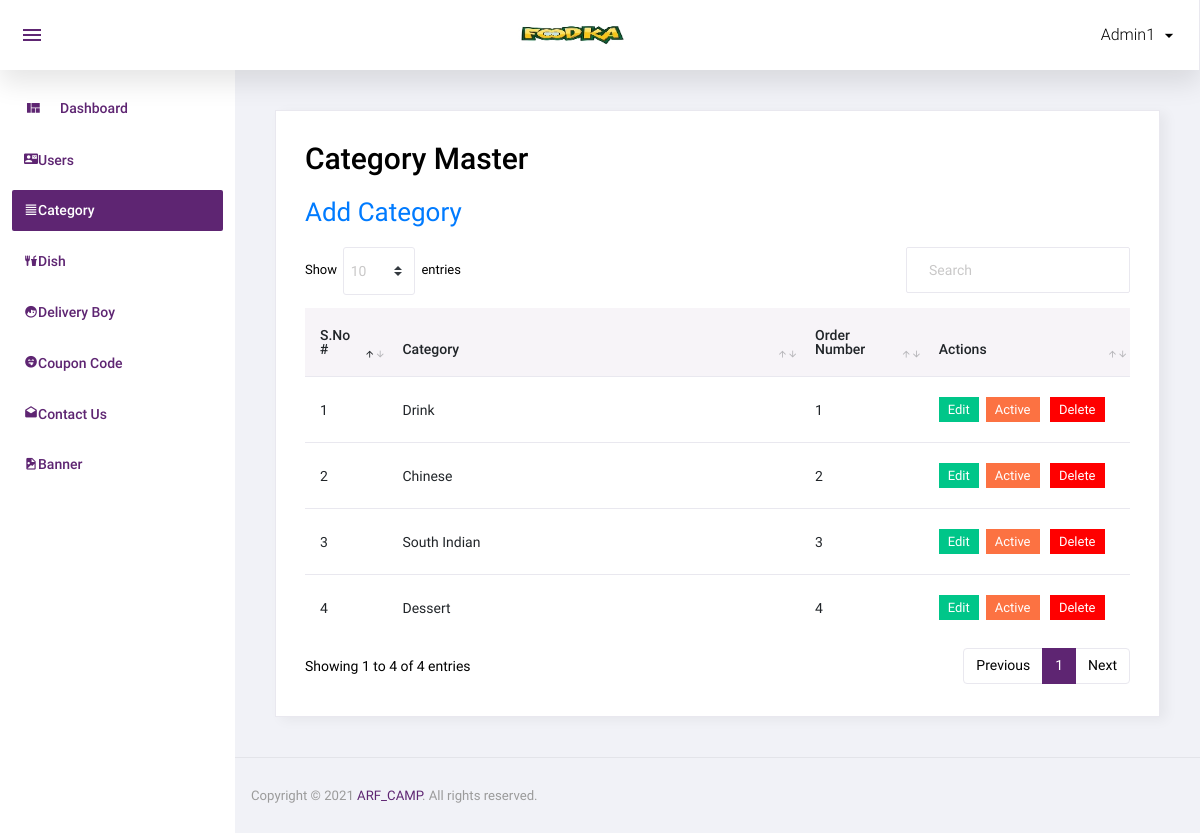
/admin/category.php (signed in), run on an earlier commit of the app's database.
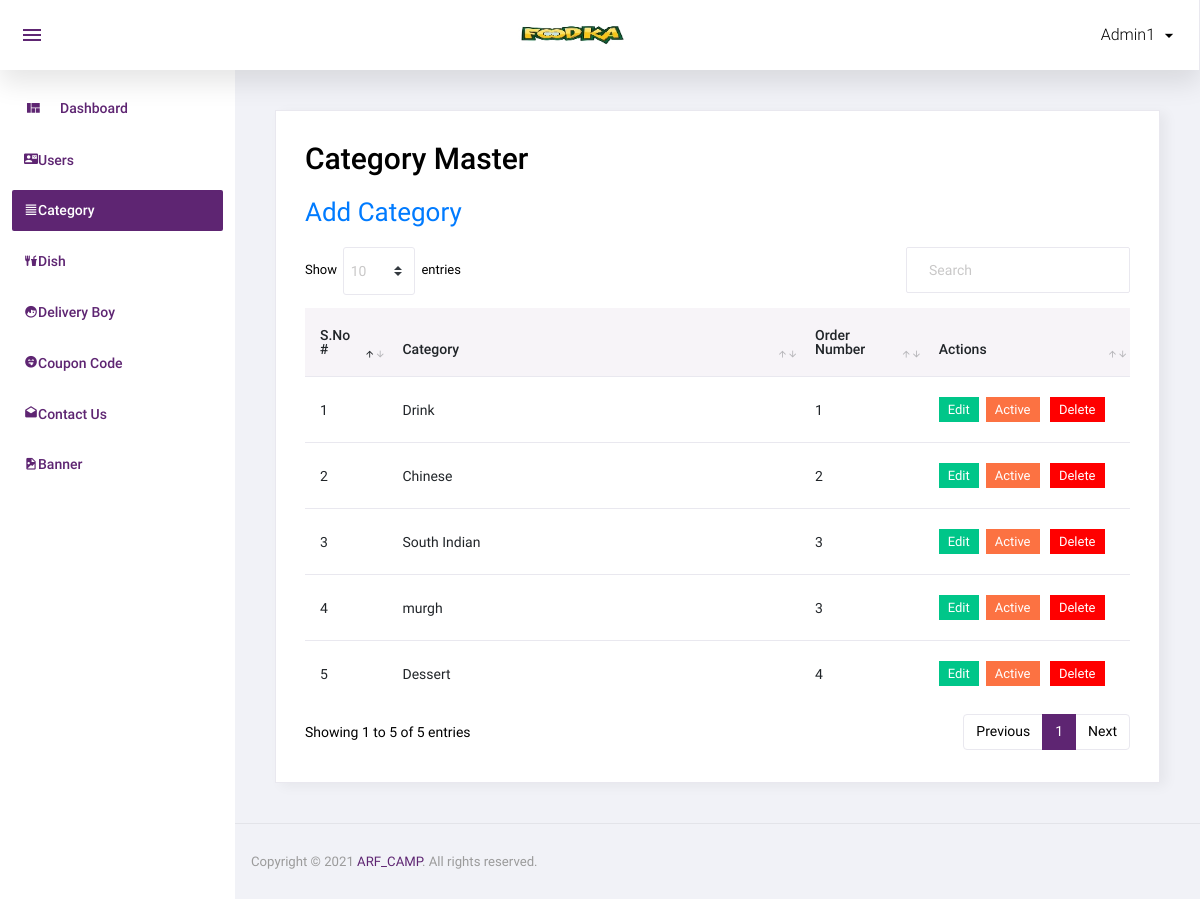
And on a later commit of the database.
### tables this page shows
CREATE TABLE `category` (
  `id` int(11) NOT NULL,
  `category` varchar(50) NOT NULL,
  `order_number` int(11) NOT NULL,
  `status` int(11) NOT NULL,
  `added_on` datetime NOT NULL
);

### admin/category.php (the view, shortened to what this page needs)
<?php
include('top.php');
$sql="select * from category order by order_number";
$res=mysqli_query($con,$sql);
 ?>
  <div class="card">
            <div class="card-body">
               <h1 class="grid_title">Category Master</h1>
                <a href="manage_category.php" class="add_link">Add Category</a>
              <div class="row grid_box">
                <div class="col-12">
                  <div class="table-responsive">
                    <table id="order-listing" class="table">
                      <thead>
                        <tr>
                            <th width="10%">S.No #</th>
                            <th width="50%">Category</th>
                            <th width="15%">Order Number</th>
                            <th width="25%">Actions</th>
                        </tr>
                      </thead>
<tbody>
       <?php
       if(mysqli_num_rows($res)>0)
       {
		$i=1;
		while($row=mysqli_fetch_assoc($res)){
		?>
<tr>
        <td><?php echo $i?></td>
        <td><?php echo $row['category']?></td>
		<td><?php echo $row['order_number']?></td>
		<td>
			<a href="manage_category.php?id=<?php echo $row['id']?>"><label class="badge badge-success hand_cursor">Edit</label></a>&nbsp;
			<?php
		         if($row['status']==1)
		         {
			     ?>
			     <a href="?id=<?php echo $row['id']?>&type=deactive"><label class="badge badge-danger hand_cursor">Active</label></a>
			     <?php
			    }
			    else
			    {
			        ?>
			     <a href="?id=<?php echo $row['id']?>&type=active"><label class="badge badge-info hand_cursor">Deactive</label></a>
				<?php
				}
				?>&nbsp;
				<a href="?id=<?php echo $row['id']?>&type=delete"><label class="badge badge-danger delete_red hand_cursor">Delete</label></a>
		</td>
</tr>
                <?php
				$i++;
				}
		}
				else
					{ ?>
						<tr>
							<td colspan="5">No data found</td>
						</tr>
						<?php } ?>
                      </tbody>
                    </table>
                  </div>
				</div>
              </div>
            </div>
          </div>
 <?php
include('footer.php');
 ?>

What changed in the data, as far as the page shows it:
added category: category "murgh", order_number "3"
Also different on the page:
text written by a page script: "Show entries Showing 1 to 4 of 4 entries Previous 1 Next" → "Show entries Showing 1 to 5 of 5 entries Previous 1 Next"
